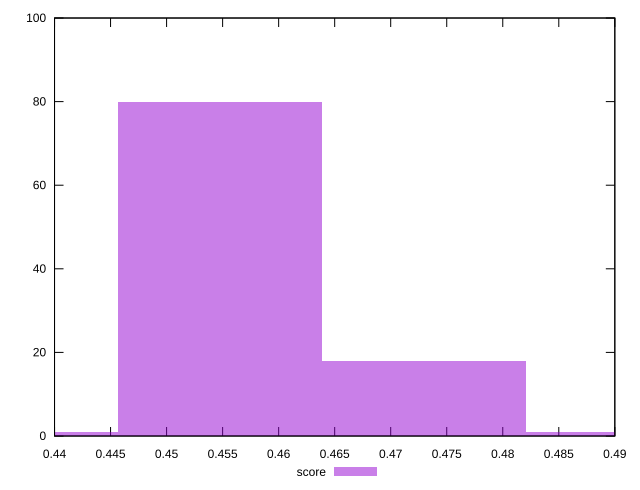

Generate this figure with gnuplot:
reset

$score <<EOF
0.4547650903671199 80
0.4729556939818047 18
0.4911462975964895 1
0.4365744867524351 1
EOF

set key outside below
set boxwidth 0.018190603614684796
set xrange [0.44:0.49]
set yrange [0:100]
set trange [0:100]
set style fill transparent solid 0.5 noborder
set terminal svg size 640, 490 enhanced background rgb 'white'
set output "report_00015_2021-02-09T16-11-33.973Z/unused-javascript/samples/pages+cached+noadtech+nomedia+nocss/score/histogram.svg"

plot $score title "score" with boxes

reset
